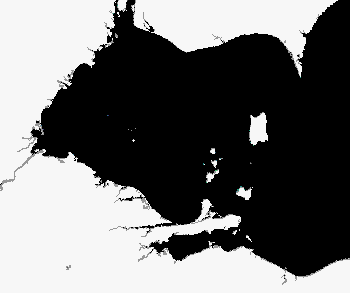
#> input picture main/data/dataset/0218.tif, 350 x 293 px
$ python dataset.py
#> lines starting #> are read from the running program, lines starting #| are printed output that depends on the picture; after the words box and inside, x2 and y2 are one past the last pixel; in counts of white or black regions, pixels touching at a corner belong together; pictures that were not available may be replaced by others from this repository, and a replacement may not be noted
### main/tools/mask.py
import cv2 as cv
import numpy as np

# land_path = './data/dataset/0218.tif'

land_low = np.array([0, 0, 240])
land_high = np.array([0, 0, 256])


# [12 lines left out: function get_mask, not called in this run]


def build_mask(img, range_low, range_high):
    """
    This function will build mask for area specified by parameters.
    Mask will use True for selected pixels and False for unselected area.
    :return: mask - a bool numpy.ndarray shaped (293, 350)
    """
    mask = cv.inRange(img, range_low, range_high) // 255
    mask = mask.astype(bool)
    return mask


def fetch_land_mask(land_path):
    """
    This function produces a mask indicating land pixels.
    :return: a bool numpy.ndarray where int 1 configs land while int 0 configs water.
    """
#> called with land_path = '../data/dataset/0218.tif'
    img = cv.imread(land_path)
#> img is the input picture: shape (293, 350, 3); mean B, G, R 112.5, 112.5, 112.5
    img = cv.cvtColor(img, cv.COLOR_BGR2HSV)
#> img: shape (293, 350, 3); mean H, S, V 0, 0, 112.6
    mask = build_mask(img, land_low, land_high)
#> in build_mask, `mask = cv.inRange(img, range_low, range_high) // 255`:
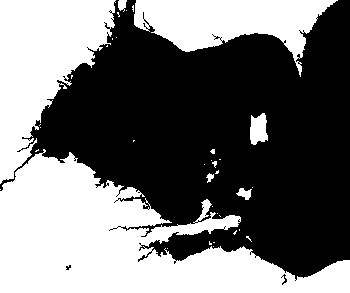
#> mask: shape (293, 350); values 0 (black) and 1 (white), 44.7% white; 36 white regions (28 under 20 px), largest, box (x1, y1, x2, y2) and area: (0, 149, 350, 293) 25750, (0, 0, 116, 184) 11709, (134, 0, 338, 77) 7539
    return mask

### main/dataset/dataset.py
import glob
import os
import cv2 as cv
from skimage.morphology import disk, binary_dilation
import numpy as np
import random
from tools.mask import build_mask, fetch_land_mask
from config import unknown_low, unknown_high

raw_list = glob.glob('../data/dataset_raw/*.tif')
land_path = '../data/dataset/0218.tif'
train_dir = '../data/dataset/train'
test_dir = '../data/dataset/test'

mask_shape = (293, 350)


def create_mask(shape, seed):
    """
    Building artificial masks for training set and test set.
    :param shape: shape of masks.
    :param seed: set seeds for random spots in masks.
    :return: mask
    """
    land_mask = fetch_land_mask(land_path)

    # Create blocks
    mask = np.zeros(shape, dtype=bool)
    mask[120:140, 70:80] = 1
    # Add long, narrow areas
    # mask[100:110, 60:120] = 1
    # Create spots
    rstate = np.random.default_rng(seed)
    for radius in [0, 2, 4]:
        # larger defects are less common
        thresh = 3 + 0.25 * radius
        tmp_mask = rstate.standard_normal(shape) > thresh
        if radius > 0:
            tmp_mask = binary_dilation(tmp_mask, disk(radius, dtype=bool))
        # only retain spots on water area
        tmp_mask = tmp_mask * ~land_mask
        mask[tmp_mask] = 1
#> this loop made 3 passes
#> pass 1, in create_mask, `tmp_mask = tmp_mask * ~land_mask`:
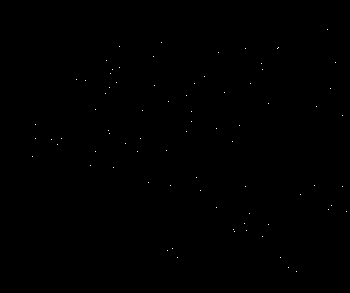
#> tmp_mask: shape (293, 350) bool; 0.08% white in thin lines or dots, all inside (x1, y1, x2, y2) = (32, 29, 347, 272)
#> pass 2, in create_mask, `tmp_mask = tmp_mask * ~land_mask`:
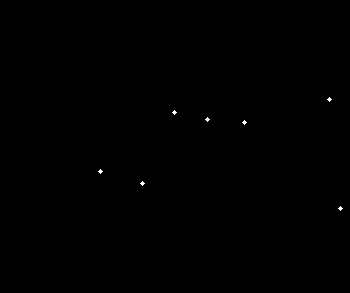
#> tmp_mask: shape (293, 350) bool; 0.09% white in thin lines or dots, all inside (x1, y1, x2, y2) = (98, 97, 343, 211)
#> pass 3, in create_mask, `tmp_mask = tmp_mask * ~land_mask`:
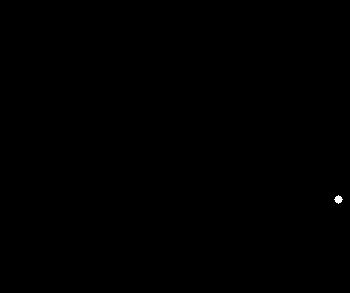
#> tmp_mask: shape (293, 350) bool; 0.05% white; 1 white region, box (x1, y1, x2, y2) and area: (334, 195, 343, 204) 49
#> after the loop:
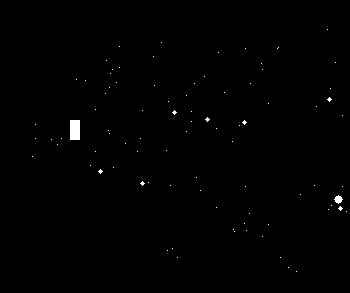
#> mask: shape (293, 350) bool; 0.41% white; 87 white regions (85 under 20 px), largest, box (x1, y1, x2, y2) and area: (70, 120, 80, 140) 200, (334, 195, 343, 204) 49
    return mask


# [47 lines left out: function preprocess, not called in this run]


def merge_save(img_paths, save_path):
    """
    Merge image and its mask together.
    :param img_paths: a list of paths of images
    :param save_path: path where images will be saved to
    :return: a numpy.uint8 numpy.ndarray with the same shape of image provided
    """
    for i in range(len(img_paths)):
        mask = create_mask(mask_shape, i)
        img = cv.imread(img_paths[i])
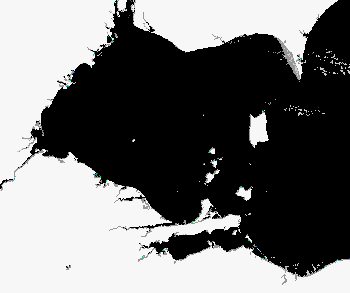
#> input picture main/data/dataset_raw/0124.tif, 350 x 293 px, given as the content of the folder ../data/dataset/train, which was not available
#> img is the input picture: shape (293, 350, 3); mean B, G, R 113.9, 113.9, 113.9
        img = cv.cvtColor(img, cv.COLOR_BGR2HSV)
#> img: shape (293, 350, 3); mean H, S, V 0.1, 0.2, 114

        # create image with mask
        img_defect_h = np.where(mask == 0, img[..., 0], 0)
        img_defect_s = np.where(mask == 0, img[..., 1], 0)
        img_defect_v = np.where(mask == 0, img[..., 2], 140)
        img_defect = np.zeros(img.shape)
        img_defect[..., 0] = img_defect_h
#> img_defect: shape (293, 350, 3) float64; mean H, S, V 0.1, 0, 0
        img_defect[..., 1] = img_defect_s
#> img_defect: shape (293, 350, 3) float64; mean H, S, V 0.1, 0.2, 0
        img_defect[..., 2] = img_defect_v
#> img_defect: shape (293, 350, 3) float64; mean H, S, V 0.1, 0.2, 114.5
        img_defect = img_defect.astype(np.uint8)
#> img_defect: shape (293, 350, 3); mean H, S, V 0.1, 0.2, 114.5
        img_defect = cv.cvtColor(img_defect, cv.COLOR_HSV2BGR)
        # create image of mask
        img_mask = 255 - np.zeros(mask_shape)
        img_mask = np.where(mask == 0, img_mask, 140)

        path = os.path.join(save_path, img_paths[i][-8:])
        path_mask = os.path.join(save_path, img_paths[i][-8:-4] + '_mask.png')
        cv.imwrite(path, img_defect)
        cv.imwrite(path_mask, img_mask)


def construct():
    if not len(os.listdir(train_dir)) or not len(os.listdir(test_dir)):
        random.Random(0).shuffle(raw_list)
        preprocess(raw_list)
    train_img_paths = glob.glob(train_dir + '/*.tif')
    test_img_paths = glob.glob(test_dir + '/*.tif')
    merge_save(train_img_paths, train_dir)
    merge_save(test_img_paths, test_dir)


if __name__ == '__main__':
    construct()
